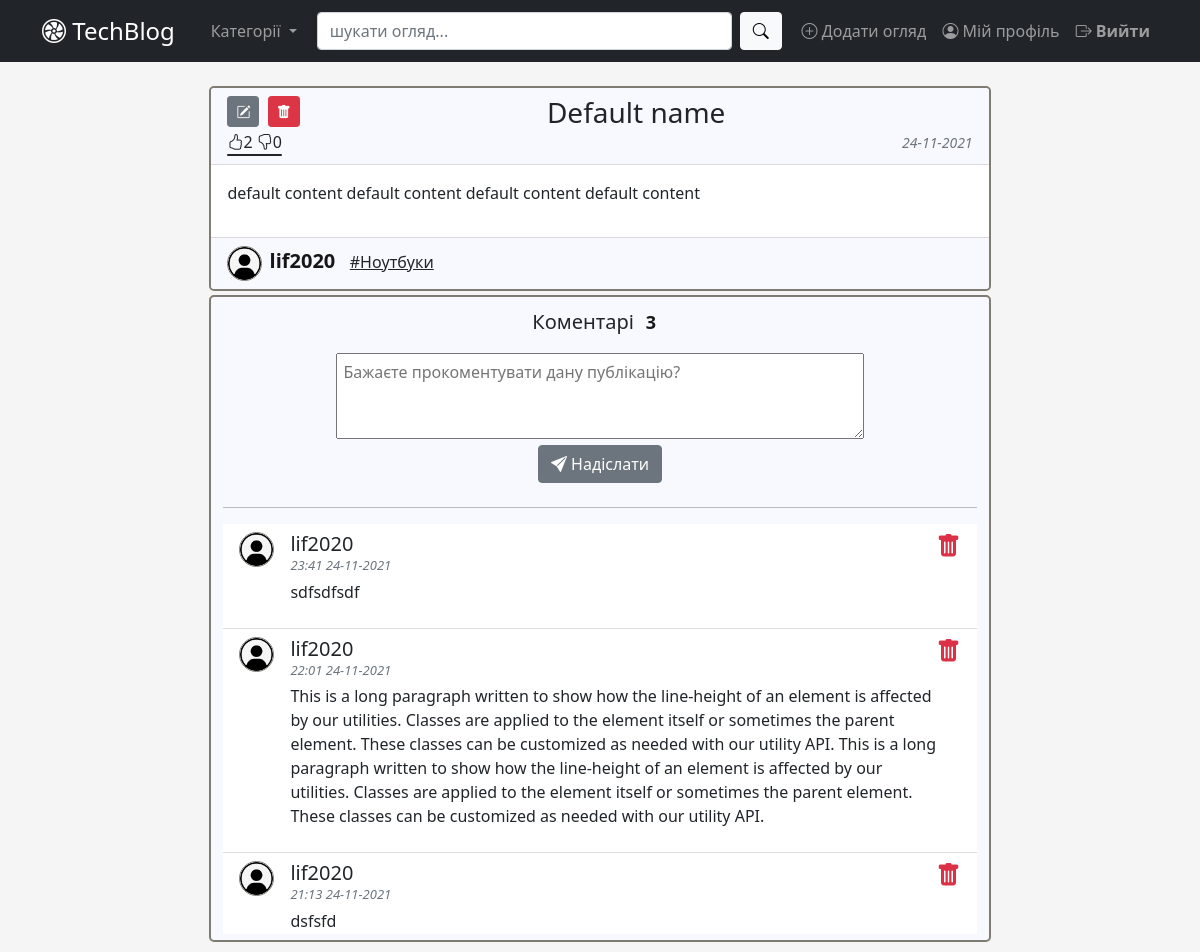
Before: /post/11 (signed in) with the older database file.
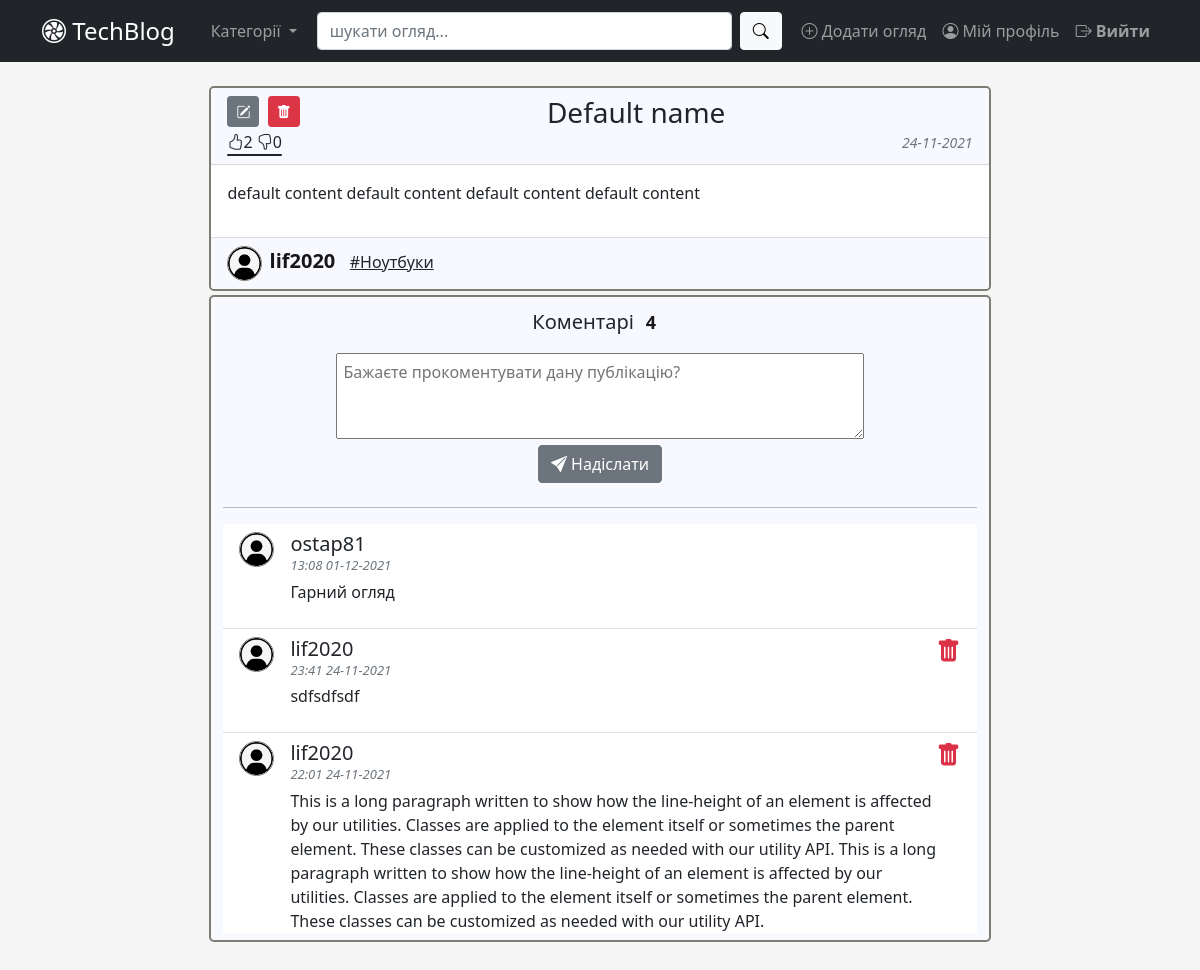
After: the same page with the newer database file.
### app/blog/models.py (models this page shows, shortened)
class Comment(db.Model):  # type: ignore
    id = db.Column(db.Integer, primary_key=True)  # type: ignore
    user_id = db.Column(db.Integer, db.ForeignKey('user.id'))  # type: ignore
    post_id = db.Column(db.Integer, db.ForeignKey('post.id'))  # type: ignore
    text = db.Column(db.String(500), nullable=False)  # type: ignore
    created_at = db.Column(db.DateTime, default=datetime.now)  # type: ignore

### app/user/models.py (models this page shows, shortened)
class User(db.Model, UserMixin):  # type: ignore
    id = db.Column(db.Integer, primary_key=True)  # type: ignore
    username = db.Column(db.String(30), unique=True, nullable=False)
    email = db.Column(db.String(50), unique=True, nullable=False)
    password = db.Column(db.String(30), nullable=False)
    picture = db.Column(db.String(20), nullable=False,
                        server_default='default.jpg')  # type: ignore
    comment = db.relationship('Comment', backref='user_br', lazy=True)
    like = db.relationship('Like', backref='user_br', lazy=True)
    posts = db.relationship('Post', backref='user_br', lazy=True)
    def is_rated_post(self, post):
        return Like.query.filter(
            Like.user_id == self.id,
            Like.post_id == post.id).count() > 0

### app/blog/views.py (the view, shortened to what this page needs)
@blog_bp.route('/post/<int:post_id>', methods=["GET", "POST"])
def post_view(post_id):
    form = FormComment()
    post = Post.query.get_or_404(post_id)
    comments = Comment.query.filter_by(post_id=post_id) \
        .order_by(Comment.created_at.desc())
    return render_template('post_view.html', post=post, form=form,
                           comments=comments)

### app/blog/forms.py
class FormComment(FlaskForm):
    comment = TextAreaField(
        'Коментар',
        render_kw={'cols': 40, 'rows': 3},
        validators=[Length(min=3, max=500,
                           message='Коментар повинен бути довжиною '
                                   'від 5 до 100 симолів!'),
                    DataRequired(message='Коментар не може бути пустим!')]
    )
    submit = SubmitField('Опублікувати')

### app/blog/models.py (called while the page is built)
    def total_comments(self):
        return Comment.query.filter(Comment.post_id == self.id).count()

    def total_likes(self):
        return Like.query.filter(
            Like.post_id == self.id,
            Like.status == True).count()

    def total_dislikes(self):
        return Like.query.filter(
            Like.post_id == self.id,
            Like.status == False).count()

    def get_like_percentage(self):
        num_of_rates = self.total_likes() + self.total_dislikes()
        if num_of_rates == 0:
            return 50
        else:
            return int(self.total_likes() / num_of_rates * 100)

### app/user/models.py (called while the page is built)
@login_manager.user_loader
def load_user(user_id):
    return User.query.get(int(user_id))

### app/blog/templates/blog/post_view.html (shortened to what this page needs)
{% extends "base.html" %}
{% block main %}
  <div class="card mb-1 post-section">
    <div class="card-header light-silver-bg">
      {% if current_user.id == post.user_id %}
        <div class="align-left">
          <a href="{{url_for('blog_bp_in.post_update', post_id=post.id)}}" class="btn btn-secondary ml-4 btn-sm" role="button" data-bs-toggle="tooltip" title="Редагувати"><i class="bi bi-pencil-square"></i></a>&nbsp;
          <button type="button" class="btn btn-danger btn-sm" data-bs-toggle="modal" data-bs-target="#deleteModal" title="Видалити"><i class="bi bi-trash-fill"></i></button>
        </div>
      {% endif %}
      <h3 class="text-center mb-0">{{post.title}}</h3>
        <div class="align-left">
          <a href="{{ url_for('blog_bp_in.rate_action', post_id=post.id, action='like') }}" id='like-btn' class="bi" data-toggle="tooltip">{{post.total_likes()}}</a>
          <a href="{{ url_for('blog_bp_in.rate_action', post_id=post.id, action='dislike') }}" id='dislike-btn' class="bi" data-toggle="tooltip">{{post.total_dislikes()}}</a>
          <div class="progress" style="height: 2px;">
            <div id='likes-percentage' class="progress-bar" role="progressbar" style="background-color:#212529;" aria-valuenow="25" aria-valuemin="0" aria-valuemax="100"></div>
          </div>
        </div>
      <div class="align-right mb-0">
        <small class="text-muted fst-italic">{{post.created_at.strftime('%d-%m-%Y')}}</small>
      </div>
    </div>
    <div class="card-body text-dark ">
      <div class="card-text text-break">{{post.content|safe}}</div>
    </div>
    <div class="card-footer light-silver-bg">
      <img src="{{url_for('static',filename='profile_pictures/' + post.user_br.picture)}}" class="rounded-circle post-author-img" alt="author-image">
      <a class="post-author-name" href="{{url_for('blog_bp_in.user_posts', user_id=post.user_br.id)}}"> <b>{{post.user_br.username}}</b></a>&nbsp;&nbsp;
      <a href="#" class="link-dark">#{{ post.category_br.name }}</a>
    </div>
  </div>
  <div id="comment-section" class="form-control" style="background-color: #f8f8ff;">
    <h5 class="p-1" align="center">Коментарі<span class="badge badge-style rounded-pill">{{post.total_comments()}}</span></h5>
    {% if current_user.is_authenticated %}
      <form method="post" action="{{ url_for('blog_bp_in.post_view', post_id=post.id, next=request.args.get('next')) }}" enctype="multipart/form-data" class="pt-1 pb-2" align="center">
        {{form.comment(style="width:70%; padding: 6px;", placeholder="Бажаєте прокоментувати дану публікацію?") }} <br>
        <button type="submit" class="btn btn-secondary float-right bi bi-send-fill"> Надіслати</button>
      </form>
    {% else %}
      <div class="alert alert-info" role="alert" align="center">
        Авторизуйтесь, щоб мати можливість залишати коментарі.
      </div>
    {% endif %}
    <hr class="wide-hr">
    <div id="comment-list" class="overflow-auto">
      <ul class="list-group list-group-flush">
        {%for comment in comments%}
          <li class="list-group-item d-flex">
            <img src="{{url_for('static',filename='profile_pictures/' + comment.user_br.picture)}}" class="rounded-circle comment-author-img " alt="author-image">
            <div class="ms-3">
              <h5 style="display: block; margin-bottom: 0em;">{{comment.user_br.username}}</h5>
              <small id="comment-date" class="text-muted fst-italic" style="display: block;">{{comment.created_at.strftime('%H:%M %d-%m-%Y')}}</small>
                <p class="pt-1">{{comment.text}}</p>
            </div>
            {% if comment.user_id==current_user.id %}
              <div class="ms-auto">
                <a href="{{url_for('blog_bp_in.comment_delete', comment_id=comment.id)}}" role="button" class="bi bi-trash-fill delete-icon h4" title="Видалити коментар"></a>
              </div>
            {% endif %}
          </li>
        {% endfor %}
      </ul>
    </div>
  </div>
{% endblock main %}

Changed rows visible on the page:
no longer on this page (row unchanged): Comment: picture (placeholder picture), user_br.username "lif2020", created_at "21:13 24-11-2021", text "dsfsfd"
added Comment: picture (placeholder picture), user_br.username "ostap81", created_at "13:08 01-12-2021", text "Гарний огляд"
Other visible differences:
{{ post.total_comments() }}: "3" → "4"
